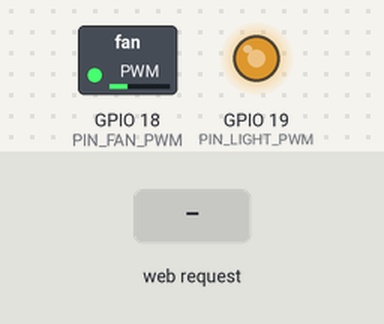
This sketch was run on a simulated ESP32. Parts: switched loads named in the sketch (green lamp = pin HIGH), output pins drawn as LEDs (lit = HIGH). The inputs (shaded band) are chosen by the test bench. WiFi joins after 1.5 s; servers stay silent unless stated; what the sketch prints to the serial monitor is not drawn.

Above: at 2.7 s.
2.8 s: HTTP request GET /set?focus=1 received
At 4.3 s:
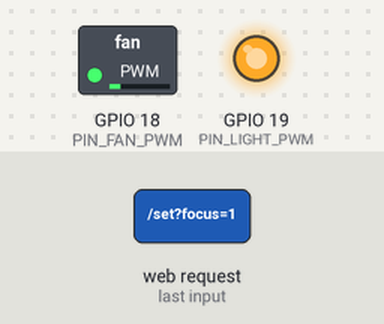
Timing chart, 0 to 9.7 s (numbered marks = the images above; inputs shaded):
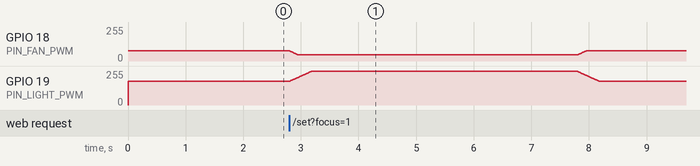

Measured:
- after the input at 2.8 s, GPIO 19 (PIN_LIGHT_PWM): rises from 178/255 to 252/255 in 0.37 s, then falls to 178/255 in 5.0 s

The sketch:

esp32_focus_controller.ino
```cpp
/*
  Focus Tracker -> ESP32 -> 12V Fan + 12V LED (PWM via MOSFET)

  Endpoints:
    GET  /set?focus=75
    POST /iot/control   (JSON compatibility with existing Flask backend)
    GET  /status
    GET  /health
    OPTIONS (CORS)

  Mapping:
    fan_pwm   = map(focus, 0..100 -> 0..PWM_MAX)
    light_pwm = map(focus, 0..100 -> PWM_MAX..0)

  Smoothing:
    - EMA filter on focus input
    - Slew-rate ramp to target PWM to avoid flicker/jumps
*/

#include <WiFi.h>
#include <WebServer.h>
#include <ArduinoJson.h>
#include <math.h>
#include <stdlib.h>

// -------------------- WiFi --------------------
const char* WIFI_SSID = "YOUR_WIFI_SSID";
const char* WIFI_PASSWORD = "YOUR_WIFI_PASSWORD";

// -------------------- Pins --------------------
const uint8_t PIN_FAN_PWM = 18;     // MOSFET gate for 12V fan
const uint8_t PIN_LIGHT_PWM = 19;   // MOSFET gate for 12V LED strip/light

// -------------------- LEDC PWM --------------------
const uint8_t FAN_PWM_CHANNEL = 0;
const uint8_t LIGHT_PWM_CHANNEL = 1;
const uint32_t PWM_FREQ_HZ = 25000;   // high frequency: less audible noise/flicker
const uint8_t PWM_RESOLUTION_BITS = 10; // 0..1023
const int PWM_MAX = (1 << PWM_RESOLUTION_BITS) - 1;

// Optional minimum duty to prevent fan stall when very low
const int FAN_MIN_DUTY = (int)(PWM_MAX * 0.18f);

// Smoothing settings
const float FOCUS_EMA_ALPHA = 0.25f;
const uint16_t RAMP_INTERVAL_MS = 10;
const int FAN_RAMP_STEP = 8;
const int LIGHT_RAMP_STEP = 8;

// Safety fallback if no focus updates arrive
const uint32_t OFFLINE_TIMEOUT_MS = 5000;
const int SAFE_FAN_DUTY = (int)(PWM_MAX * 0.30f);
const int SAFE_LIGHT_DUTY = (int)(PWM_MAX * 0.70f);

WebServer server(80);

int currentFocusRaw = 0;
int currentFocusFiltered = 0;
bool hasFocus = false;
float filteredFocus = 0.0f;

int targetFanDuty = 0;
int targetLightDuty = PWM_MAX;
int currentFanDuty = 0;
int currentLightDuty = PWM_MAX;

unsigned long lastFocusUpdateMs = 0;
unsigned long lastRampTickMs = 0;
unsigned long lastWifiRetryMs = 0;

void addCorsHeaders() {
  server.sendHeader("Access-Control-Allow-Origin", "*");
  server.sendHeader("Access-Control-Allow-Methods", "GET, POST, OPTIONS");
  server.sendHeader("Access-Control-Allow-Headers", "Content-Type");
}

void sendJson(int statusCode, const String& body) {
  addCorsHeaders();
  server.send(statusCode, "application/json", body);
}

int clampDuty(int v) {
  if (v < 0) return 0;
  if (v > PWM_MAX) return PWM_MAX;
  return v;
}

int focusToFanDuty(int focus) {
  int duty = map(focus, 0, 100, 0, PWM_MAX);
  if (duty > 0 && duty < FAN_MIN_DUTY) {
    duty = FAN_MIN_DUTY;
  }
  return clampDuty(duty);
}

int focusToLightDuty(int focus) {
  return clampDuty(map(focus, 0, 100, PWM_MAX, 0));
}

void setTargetsFromFocus(int focus) {
  int safeFocus = constrain(focus, 0, 100);
  targetFanDuty = focusToFanDuty(safeFocus);
  targetLightDuty = focusToLightDuty(safeFocus);
}

int rampToTarget(int current, int target, int step) {
  if (abs(target - current) <= step) {
    return target;
  }
  return (target > current) ? (current + step) : (current - step);
}

void applySmoothingTick() {
  unsigned long now = millis();
  if (now - lastRampTickMs < RAMP_INTERVAL_MS) {
    return;
  }
  lastRampTickMs = now;

  if (lastFocusUpdateMs == 0 || (now - lastFocusUpdateMs) > OFFLINE_TIMEOUT_MS) {
    targetFanDuty = SAFE_FAN_DUTY;
    targetLightDuty = SAFE_LIGHT_DUTY;
  }

  currentFanDuty = rampToTarget(currentFanDuty, targetFanDuty, FAN_RAMP_STEP);
  currentLightDuty = rampToTarget(currentLightDuty, targetLightDuty, LIGHT_RAMP_STEP);

  ledcWrite(FAN_PWM_CHANNEL, currentFanDuty);
  ledcWrite(LIGHT_PWM_CHANNEL, currentLightDuty);
}

bool parseFocusString(const String& value, int& outFocus) {
  if (value.length() == 0) {
    return false;
  }
  char* endPtr = nullptr;
  double parsed = strtod(value.c_str(), &endPtr);
  if (endPtr == value.c_str() || *endPtr != '\0') {
    return false;
  }
  int focus = (int)round(parsed);
  if (focus < 0 || focus > 100) {
    return false;
  }
  outFocus = focus;
  return true;
}

void updateFocusInput(int focus) {
  currentFocusRaw = constrain(focus, 0, 100);
  if (!hasFocus) {
    filteredFocus = (float)currentFocusRaw;
    hasFocus = true;
  } else {
    filteredFocus = (FOCUS_EMA_ALPHA * (float)currentFocusRaw) + ((1.0f - FOCUS_EMA_ALPHA) * filteredFocus);
  }
  currentFocusFiltered = constrain((int)round(filteredFocus), 0, 100);
  setTargetsFromFocus(currentFocusFiltered);
  lastFocusUpdateMs = millis();
}

int fanDutyFromSpeedLabel(const String& speedRaw) {
  String speed = speedRaw;
  speed.toLowerCase();
  if (speed == "off") return 0;
  if (speed == "low") return (int)(PWM_MAX * 0.35f);
  if (speed == "medium") return (int)(PWM_MAX * 0.55f);
  if (speed == "normal") return (int)(PWM_MAX * 0.70f);
  if (speed == "high") return (int)(PWM_MAX * 0.90f);
  return -1;
}

int lightDutyFromColorLabel(const String& colorRaw) {
  String color = colorRaw;
  color.toLowerCase();
  // brightness approximation for legacy color commands
  if (color == "off") return 0;
  if (color == "red") return PWM_MAX;
  if (color == "yellow") return (int)(PWM_MAX * 0.70f);
  if (color == "green") return (int)(PWM_MAX * 0.35f);
  if (color == "blue") return (int)(PWM_MAX * 0.45f);
  return -1;
}

String focusBand(int focus) {
  if (focus <= 30) return "LOW";
  if (focus <= 70) return "MEDIUM";
  return "HIGH";
}

void handleSetFocusGet() {
  if (!server.hasArg("focus")) {
    sendJson(400, "{\"ok\":false,\"error\":\"missing focus query param\"}");
    return;
  }

  int focus = 0;
  if (!parseFocusString(server.arg("focus"), focus)) {
    sendJson(400, "{\"ok\":false,\"error\":\"focus must be a number in range 0..100\"}");
    return;
  }

  updateFocusInput(focus);

  String response = "{";
  response += "\"ok\":true,";
  response += "\"focus_raw\":" + String(currentFocusRaw) + ",";
  response += "\"focus_filtered\":" + String(currentFocusFiltered) + ",";
  response += "\"focus_band\":\"" + focusBand(currentFocusFiltered) + "\",";
  response += "\"target_fan_pwm\":" + String(targetFanDuty) + ",";
  response += "\"target_light_pwm\":" + String(targetLightDuty);
  response += "}";
  sendJson(200, response);
}

void handleIotControlPost() {
  if (!server.hasArg("plain")) {
    sendJson(400, "{\"ok\":false,\"error\":\"json body required\"}");
    return;
  }

  DynamicJsonDocument doc(768);
  DeserializationError err = deserializeJson(doc, server.arg("plain"));
  if (err) {
    sendJson(400, "{\"ok\":false,\"error\":\"invalid json\"}");
    return;
  }

  // Primary mode: focus input
  if (doc.containsKey("focus")) {
    int focus = doc["focus"].as<int>();
    updateFocusInput(focus);
  }

  // Optional explicit override (0..PWM_MAX)
  if (doc.containsKey("fan_pwm")) {
    targetFanDuty = clampDuty(doc["fan_pwm"].as<int>());
  }
  if (doc.containsKey("light_pwm")) {
    targetLightDuty = clampDuty(doc["light_pwm"].as<int>());
  }

  // Compatibility with existing Flask fields
  if (doc.containsKey("fan_speed")) {
    int fanDuty = fanDutyFromSpeedLabel(doc["fan_speed"].as<String>());
    if (fanDuty >= 0) {
      targetFanDuty = clampDuty(fanDuty);
    }
  }
  if (doc.containsKey("light_color")) {
    int lightDuty = lightDutyFromColorLabel(doc["light_color"].as<String>());
    if (lightDuty >= 0) {
      targetLightDuty = clampDuty(lightDuty);
    }
  }

  String response = "{";
  response += "\"ok\":true,";
  response += "\"focus_raw\":" + String(currentFocusRaw) + ",";
  response += "\"focus_filtered\":" + String(currentFocusFiltered) + ",";
  response += "\"target_fan_pwm\":" + String(targetFanDuty) + ",";
  response += "\"target_light_pwm\":" + String(targetLightDuty);
  response += "}";
  sendJson(200, response);
}

void handleStatusGet() {
  int fanPercent = (int)round((currentFanDuty * 100.0f) / PWM_MAX);
  int lightPercent = (int)round((currentLightDuty * 100.0f) / PWM_MAX);
  unsigned long age = (lastFocusUpdateMs == 0) ? 999999 : (millis() - lastFocusUpdateMs);

  String response = "{";
  response += "\"ok\":true,";
  response += "\"wifi_connected\":" + String((WiFi.status() == WL_CONNECTED) ? "true" : "false") + ",";
  response += "\"ip\":\"" + WiFi.localIP().toString() + "\",";
  response += "\"focus_raw\":" + String(currentFocusRaw) + ",";
  response += "\"focus_filtered\":" + String(currentFocusFiltered) + ",";
  response += "\"focus_band\":\"" + focusBand(currentFocusFiltered) + "\",";
  response += "\"fan_pwm\":" + String(currentFanDuty) + ",";
  response += "\"light_pwm\":" + String(currentLightDuty) + ",";
  response += "\"fan_percent\":" + String(fanPercent) + ",";
  response += "\"light_percent\":" + String(lightPercent) + ",";
  response += "\"last_focus_age_ms\":" + String(age);
  response += "}";
  sendJson(200, response);
}

void handleHealthGet() {
  sendJson(200, "{\"ok\":true}");
}

void handleOptions() {
  addCorsHeaders();
  server.send(204);
}

void ensureWiFiConnected() {
  if (WiFi.status() == WL_CONNECTED) {
    return;
  }
  unsigned long now = millis();
  if (now - lastWifiRetryMs < 5000) {
    return;
  }
  lastWifiRetryMs = now;
  WiFi.disconnect(true, true);
  delay(120);
  WiFi.begin(WIFI_SSID, WIFI_PASSWORD);
}

void setup() {
  Serial.begin(115200);

  ledcSetup(FAN_PWM_CHANNEL, PWM_FREQ_HZ, PWM_RESOLUTION_BITS);
  ledcAttachPin(PIN_FAN_PWM, FAN_PWM_CHANNEL);
  ledcSetup(LIGHT_PWM_CHANNEL, PWM_FREQ_HZ, PWM_RESOLUTION_BITS);
  ledcAttachPin(PIN_LIGHT_PWM, LIGHT_PWM_CHANNEL);

  currentFanDuty = SAFE_FAN_DUTY;
  currentLightDuty = SAFE_LIGHT_DUTY;
  targetFanDuty = currentFanDuty;
  targetLightDuty = currentLightDuty;
  ledcWrite(FAN_PWM_CHANNEL, currentFanDuty);
  ledcWrite(LIGHT_PWM_CHANNEL, currentLightDuty);

  WiFi.mode(WIFI_STA);
  WiFi.begin(WIFI_SSID, WIFI_PASSWORD);

  Serial.print("Connecting to WiFi");
  unsigned long startMs = millis();
  while (WiFi.status() != WL_CONNECTED && millis() - startMs < 20000) {
    delay(300);
    Serial.print(".");
  }
  Serial.println();
  Serial.print("ESP32 IP: ");
  Serial.println(WiFi.localIP());

  server.on("/set", HTTP_GET, handleSetFocusGet);
  server.on("/set", HTTP_OPTIONS, handleOptions);

  server.on("/iot/control", HTTP_POST, handleIotControlPost);
  server.on("/iot/control", HTTP_OPTIONS, handleOptions);

  server.on("/status", HTTP_GET, handleStatusGet);
  server.on("/status", HTTP_OPTIONS, handleOptions);

  server.on("/iot/status", HTTP_GET, handleStatusGet);
  server.on("/iot/status", HTTP_OPTIONS, handleOptions);

  server.on("/health", HTTP_GET, handleHealthGet);
  server.on("/health", HTTP_OPTIONS, handleOptions);

  server.onNotFound([]() {
    sendJson(404, "{\"ok\":false,\"error\":\"not found\"}");
  });

  server.begin();
  Serial.println("HTTP server started on port 80");
}

void loop() {
  server.handleClient();
  ensureWiFiConnected();
  applySmoothingTick();
}
```
